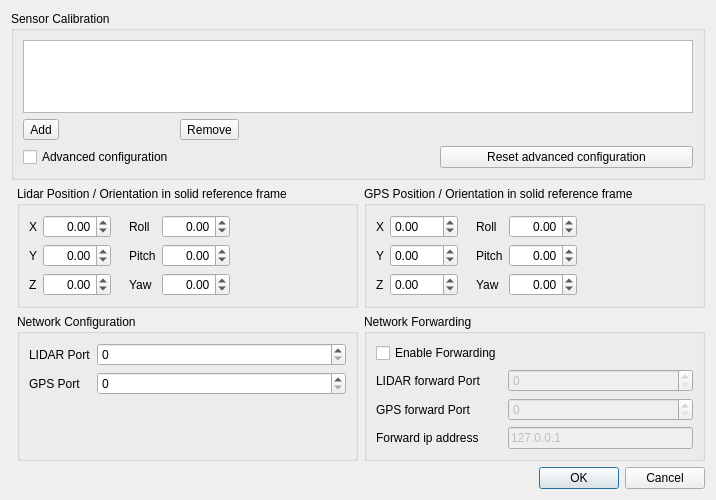
<?xml version="1.0" encoding="UTF-8"?>
<ui version="4.0">
 <class>vvCalibrationDialog</class>
 <widget class="QDialog" name="vvCalibrationDialog">
  <property name="geometry">
   <rect>
    <x>0</x>
    <y>0</y>
    <width>716</width>
    <height>500</height>
   </rect>
  </property>
  <property name="windowTitle">
   <string>Sensor Configuration</string>
  </property>
  <layout class="QGridLayout" name="gridLayout_2" columnstretch="0,0,0">
   <item row="2" column="1">
    <widget class="QGroupBox" name="LidarPositionOrientationGroup">
     <property name="title">
      <string>Lidar Position / Orientation in solid reference frame</string>
     </property>
     <layout class="QHBoxLayout" name="horizontalLayout">
      <item>
       <layout class="QFormLayout" name="RotationLayout">
        <item row="0" column="0">
         <widget class="QLabel" name="LidarXLabel">
          <property name="text">
           <string>X</string>
          </property>
         </widget>
        </item>
        <item row="0" column="1">
         <widget class="QDoubleSpinBox" name="LidarXSpinBox">
          <property name="alignment">
           <set>Qt::AlignRight|Qt::AlignTrailing|Qt::AlignVCenter</set>
          </property>
          <property name="minimum">
           <double>-100.000000000000000</double>
          </property>
          <property name="maximum">
           <double>100.000000000000000</double>
          </property>
         </widget>
        </item>
        <item row="1" column="0">
         <widget class="QLabel" name="LidarYLabel">
          <property name="text">
           <string>Y</string>
          </property>
         </widget>
        </item>
        <item row="1" column="1">
         <widget class="QDoubleSpinBox" name="LidarYSpinBox">
          <property name="alignment">
           <set>Qt::AlignRight|Qt::AlignTrailing|Qt::AlignVCenter</set>
          </property>
          <property name="minimum">
           <double>-100.000000000000000</double>
          </property>
          <property name="maximum">
           <double>100.000000000000000</double>
          </property>
         </widget>
        </item>
        <item row="2" column="0">
         <widget class="QLabel" name="LidarZLabel">
          <property name="text">
           <string>Z</string>
          </property>
         </widget>
        </item>
        <item row="2" column="1">
         <widget class="QDoubleSpinBox" name="LidarZSpinBox">
          <property name="alignment">
           <set>Qt::AlignRight|Qt::AlignTrailing|Qt::AlignVCenter</set>
          </property>
          <property name="minimum">
           <double>-100.000000000000000</double>
          </property>
          <property name="maximum">
           <double>100.000000000000000</double>
          </property>
         </widget>
        </item>
       </layout>
      </item>
      <item>
       <spacer name="horizontalSpacer_3">
        <property name="orientation">
         <enum>Qt::Horizontal</enum>
        </property>
        <property name="sizeType">
         <enum>QSizePolicy::Fixed</enum>
        </property>
        <property name="sizeHint" stdset="0">
         <size>
          <width>12</width>
          <height>20</height>
         </size>
        </property>
       </spacer>
      </item>
      <item>
       <layout class="QFormLayout" name="OriginLayout">
        <property name="fieldGrowthPolicy">
         <enum>QFormLayout::AllNonFixedFieldsGrow</enum>
        </property>
        <item row="2" column="0">
         <widget class="QLabel" name="LidarPitchLabel">
          <property name="text">
           <string>Pitch</string>
          </property>
         </widget>
        </item>
        <item row="2" column="1">
         <widget class="QDoubleSpinBox" name="LidarPitchSpinBox">
          <property name="alignment">
           <set>Qt::AlignRight|Qt::AlignTrailing|Qt::AlignVCenter</set>
          </property>
          <property name="minimum">
           <double>-90.000000000000000</double>
          </property>
          <property name="maximum">
           <double>90.000000000000000</double>
          </property>
         </widget>
        </item>
        <item row="4" column="0">
         <widget class="QLabel" name="LidarYawLabel">
          <property name="text">
           <string>Yaw</string>
          </property>
         </widget>
        </item>
        <item row="4" column="1">
         <widget class="QDoubleSpinBox" name="LidarYawSpinBox">
          <property name="alignment">
           <set>Qt::AlignRight|Qt::AlignTrailing|Qt::AlignVCenter</set>
          </property>
          <property name="minimum">
           <double>-360.000000000000000</double>
          </property>
          <property name="maximum">
           <double>360.000000000000000</double>
          </property>
         </widget>
        </item>
        <item row="1" column="0">
         <widget class="QLabel" name="LidarRollLabel">
          <property name="text">
           <string>Roll</string>
          </property>
         </widget>
        </item>
        <item row="1" column="1">
         <widget class="QDoubleSpinBox" name="LidarRollSpinBox">
          <property name="alignment">
           <set>Qt::AlignRight|Qt::AlignTrailing|Qt::AlignVCenter</set>
          </property>
          <property name="minimum">
           <double>-180.000000000000000</double>
          </property>
          <property name="maximum">
           <double>180.000000000000000</double>
          </property>
         </widget>
        </item>
       </layout>
      </item>
      <item>
       <spacer name="horizontalSpacer_2">
        <property name="orientation">
         <enum>Qt::Horizontal</enum>
        </property>
        <property name="sizeHint" stdset="0">
         <size>
          <width>0</width>
          <height>20</height>
         </size>
        </property>
       </spacer>
      </item>
     </layout>
    </widget>
   </item>
   <item row="1" column="0" colspan="3">
    <widget class="QGroupBox" name="CalibrationGroup">
     <property name="title">
      <string>Sensor Calibration</string>
     </property>
     <layout class="QGridLayout" name="gridLayout">
      <item row="1" column="1">
       <widget class="QToolButton" name="RemoveButton">
        <property name="text">
         <string>Remove</string>
        </property>
        <property name="icon">
         <iconset theme="list-remove">
          <normaloff>.</normaloff>.</iconset>
        </property>
        <property name="toolButtonStyle">
         <enum>Qt::ToolButtonTextBesideIcon</enum>
        </property>
       </widget>
      </item>
      <item row="1" column="2">
       <spacer name="horizontalSpacer">
        <property name="orientation">
         <enum>Qt::Horizontal</enum>
        </property>
        <property name="sizeHint" stdset="0">
         <size>
          <width>224</width>
          <height>20</height>
         </size>
        </property>
       </spacer>
      </item>
      <item row="0" column="0" colspan="3">
       <widget class="QListWidget" name="ListWidget"/>
      </item>
      <item row="1" column="0">
       <widget class="QToolButton" name="AddButton">
        <property name="text">
         <string>Add</string>
        </property>
        <property name="icon">
         <iconset theme="list-add">
          <normaloff>.</normaloff>.</iconset>
        </property>
        <property name="toolButtonStyle">
         <enum>Qt::ToolButtonTextBesideIcon</enum>
        </property>
       </widget>
      </item>
      <item row="2" column="0">
       <widget class="QCheckBox" name="AdvancedConfiguration">
        <property name="text">
         <string>Advanced configuration</string>
        </property>
       </widget>
      </item>
      <item row="2" column="2">
       <widget class="QPushButton" name="ClearSettingsPushButton">
        <property name="toolTip">
         <string>Reset the advanced configuration by default</string>
        </property>
        <property name="text">
         <string>Reset advanced configuration</string>
        </property>
       </widget>
      </item>
      <item row="2" column="1">
       <spacer name="horizontalSpacer_5">
        <property name="orientation">
         <enum>Qt::Horizontal</enum>
        </property>
        <property name="sizeHint" stdset="0">
         <size>
          <width>220</width>
          <height>20</height>
         </size>
        </property>
       </spacer>
      </item>
     </layout>
    </widget>
   </item>
   <item row="4" column="2">
    <widget class="QGroupBox" name="NetworkForwardingGroup">
     <property name="title">
      <string>Network Forwarding</string>
     </property>
     <layout class="QFormLayout" name="PortLayout">
      <property name="fieldGrowthPolicy">
       <enum>QFormLayout::AllNonFixedFieldsGrow</enum>
      </property>
      <item row="2" column="0">
       <widget class="QLabel" name="GPSForwardingPortLabel">
        <property name="text">
         <string>GPS forward Port</string>
        </property>
       </widget>
      </item>
      <item row="2" column="1">
       <widget class="QSpinBox" name="GPSForwardingPortSpinBox">
        <property name="enabled">
         <bool>false</bool>
        </property>
        <property name="maximum">
         <number>65535</number>
        </property>
       </widget>
      </item>
      <item row="1" column="1">
       <widget class="QSpinBox" name="LidarForwardingPortSpinBox">
        <property name="enabled">
         <bool>false</bool>
        </property>
        <property name="maximum">
         <number>65535</number>
        </property>
       </widget>
      </item>
      <item row="1" column="0">
       <widget class="QLabel" name="LidarForwardingPortLabel">
        <property name="text">
         <string>LIDAR forward Port</string>
        </property>
       </widget>
      </item>
      <item row="0" column="0">
       <widget class="QCheckBox" name="EnableForwardingCheckBox">
        <property name="text">
         <string>Enable Forwarding</string>
        </property>
       </widget>
      </item>
      <item row="3" column="0">
       <widget class="QLabel" name="label">
        <property name="text">
         <string>Forward ip address</string>
        </property>
       </widget>
      </item>
      <item row="3" column="1">
       <widget class="QLineEdit" name="ipAddresslineEdit">
        <property name="enabled">
         <bool>false</bool>
        </property>
        <property name="text">
         <string>127.0.0.1</string>
        </property>
        <property name="maxLength">
         <number>15</number>
        </property>
       </widget>
      </item>
     </layout>
    </widget>
   </item>
   <item row="4" column="1">
    <widget class="QGroupBox" name="NetworkGroup">
     <property name="title">
      <string>Network Configuration</string>
     </property>
     <layout class="QFormLayout" name="PortLayout">
      <property name="fieldGrowthPolicy">
       <enum>QFormLayout::AllNonFixedFieldsGrow</enum>
      </property>
      <item row="0" column="0">
       <widget class="QLabel" name="LidarPortLabel">
        <property name="text">
         <string>LIDAR Port</string>
        </property>
       </widget>
      </item>
      <item row="0" column="1">
       <widget class="QSpinBox" name="LidarPortSpinBox">
        <property name="maximum">
         <number>65535</number>
        </property>
       </widget>
      </item>
      <item row="1" column="0">
       <widget class="QLabel" name="GPSPortLabel_2">
        <property name="text">
         <string>GPS Port</string>
        </property>
       </widget>
      </item>
      <item row="1" column="1">
       <widget class="QSpinBox" name="GPSPortSpinBox">
        <property name="maximum">
         <number>65535</number>
        </property>
       </widget>
      </item>
     </layout>
    </widget>
   </item>
   <item row="2" column="2">
    <widget class="QGroupBox" name="GPSPositionOrientationGroup">
     <property name="title">
      <string>GPS Position / Orientation in solid reference frame</string>
     </property>
     <property name="flat">
      <bool>false</bool>
     </property>
     <layout class="QHBoxLayout" name="horizontalLayout_2">
      <item>
       <layout class="QFormLayout" name="formLayout_4">
        <item row="0" column="0">
         <widget class="QLabel" name="GpsXLabel">
          <property name="text">
           <string>X</string>
          </property>
         </widget>
        </item>
        <item row="0" column="1">
         <widget class="QDoubleSpinBox" name="GpsXSpinBox">
          <property name="minimum">
           <double>-100.000000000000000</double>
          </property>
          <property name="maximum">
           <double>100.000000000000000</double>
          </property>
         </widget>
        </item>
        <item row="1" column="0">
         <widget class="QLabel" name="GpsYLabel">
          <property name="text">
           <string>Y</string>
          </property>
         </widget>
        </item>
        <item row="1" column="1">
         <widget class="QDoubleSpinBox" name="GpsYSpinBox">
          <property name="minimum">
           <double>-100.000000000000000</double>
          </property>
          <property name="maximum">
           <double>100.000000000000000</double>
          </property>
         </widget>
        </item>
        <item row="2" column="0">
         <widget class="QLabel" name="GpsZLabel">
          <property name="text">
           <string>Z</string>
          </property>
         </widget>
        </item>
        <item row="2" column="1">
         <widget class="QDoubleSpinBox" name="GpsZSpinBox">
          <property name="minimum">
           <double>-100.000000000000000</double>
          </property>
          <property name="maximum">
           <double>100.000000000000000</double>
          </property>
         </widget>
        </item>
       </layout>
      </item>
      <item>
       <spacer name="horizontalSpacer_6">
        <property name="orientation">
         <enum>Qt::Horizontal</enum>
        </property>
        <property name="sizeType">
         <enum>QSizePolicy::Fixed</enum>
        </property>
        <property name="sizeHint" stdset="0">
         <size>
          <width>12</width>
          <height>20</height>
         </size>
        </property>
       </spacer>
      </item>
      <item>
       <layout class="QFormLayout" name="formLayout">
        <property name="fieldGrowthPolicy">
         <enum>QFormLayout::AllNonFixedFieldsGrow</enum>
        </property>
        <item row="1" column="0">
         <widget class="QLabel" name="GpsRollLabel">
          <property name="text">
           <string>Roll</string>
          </property>
         </widget>
        </item>
        <item row="1" column="1">
         <widget class="QDoubleSpinBox" name="GpsRollSpinBox">
          <property name="alignment">
           <set>Qt::AlignRight|Qt::AlignTrailing|Qt::AlignVCenter</set>
          </property>
          <property name="minimum">
           <double>-180.000000000000000</double>
          </property>
          <property name="maximum">
           <double>180.000000000000000</double>
          </property>
         </widget>
        </item>
        <item row="2" column="0">
         <widget class="QLabel" name="GpsPitchLabel">
          <property name="text">
           <string>Pitch</string>
          </property>
         </widget>
        </item>
        <item row="2" column="1">
         <widget class="QDoubleSpinBox" name="GpsPitchSpinBox">
          <property name="alignment">
           <set>Qt::AlignRight|Qt::AlignTrailing|Qt::AlignVCenter</set>
          </property>
          <property name="minimum">
           <double>-90.000000000000000</double>
          </property>
          <property name="maximum">
           <double>90.000000000000000</double>
          </property>
         </widget>
        </item>
        <item row="4" column="0">
         <widget class="QLabel" name="GpsYawLabel">
          <property name="text">
           <string>Yaw</string>
          </property>
         </widget>
        </item>
        <item row="4" column="1">
         <widget class="QDoubleSpinBox" name="GpsYawSpinBox">
          <property name="alignment">
           <set>Qt::AlignRight|Qt::AlignTrailing|Qt::AlignVCenter</set>
          </property>
          <property name="minimum">
           <double>-360.000000000000000</double>
          </property>
          <property name="maximum">
           <double>360.000000000000000</double>
          </property>
         </widget>
        </item>
       </layout>
      </item>
      <item>
       <spacer name="horizontalSpacer_4">
        <property name="orientation">
         <enum>Qt::Horizontal</enum>
        </property>
        <property name="sizeHint" stdset="0">
         <size>
          <width>20</width>
          <height>20</height>
         </size>
        </property>
       </spacer>
      </item>
     </layout>
    </widget>
   </item>
   <item row="6" column="0" colspan="3">
    <widget class="QDialogButtonBox" name="ButtonBox">
     <property name="orientation">
      <enum>Qt::Horizontal</enum>
     </property>
     <property name="standardButtons">
      <set>QDialogButtonBox::Cancel|QDialogButtonBox::Ok</set>
     </property>
    </widget>
   </item>
  </layout>
 </widget>
 <resources/>
 <connections>
  <connection>
   <sender>ButtonBox</sender>
   <signal>accepted()</signal>
   <receiver>vvCalibrationDialog</receiver>
   <slot>accept()</slot>
   <hints>
    <hint type="sourcelabel">
     <x>248</x>
     <y>254</y>
    </hint>
    <hint type="destinationlabel">
     <x>157</x>
     <y>274</y>
    </hint>
   </hints>
  </connection>
  <connection>
   <sender>ButtonBox</sender>
   <signal>rejected()</signal>
   <receiver>vvCalibrationDialog</receiver>
   <slot>reject()</slot>
   <hints>
    <hint type="sourcelabel">
     <x>316</x>
     <y>260</y>
    </hint>
    <hint type="destinationlabel">
     <x>286</x>
     <y>274</y>
    </hint>
   </hints>
  </connection>
 </connections>
</ui>
